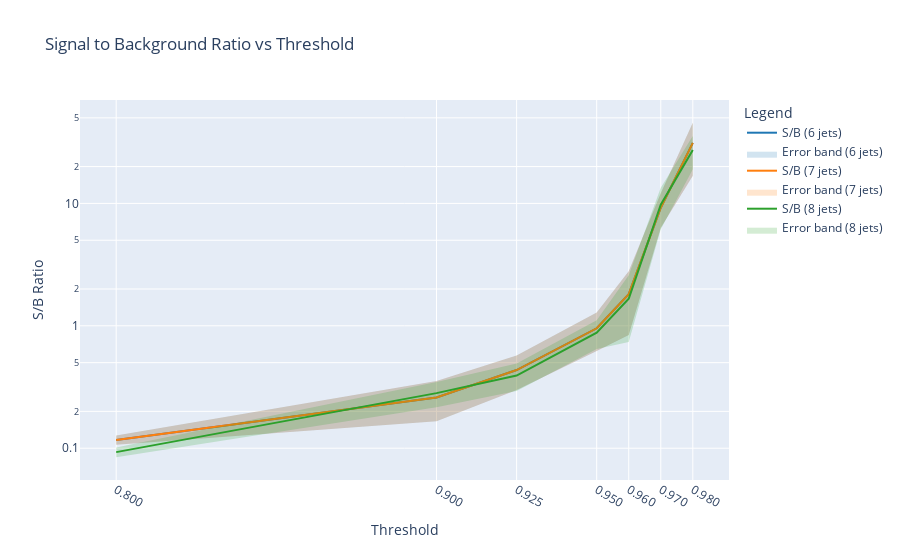

The cell this chart's notebook holds for it:
### Code cell
# Create figure
fig = go.Figure()

for df, label, color in zip(dfs, labels, colors):
    # Extract S/B values and errors
    sb_row = df[df["Process"] == "S/B"].iloc[0]
    sb_values = []
    sb_errors = []
    for threshold in thresholds:
        value, error = extract_value_and_error(sb_row[str(threshold)])
        sb_values.append(value)
        sb_errors.append(error)

    # Convert to numpy arrays for easier calculations
    sb_values = np.array(sb_values)
    sb_errors = np.array(sb_errors)

    # Add trace for the central S/B values
    fig.add_trace(
        go.Scatter(
            x=thresholds, y=sb_values, mode="lines", name=f"S/B ({label})", line=dict(color=color)
        )
    )

    # Add error bands
    fig.add_trace(
        go.Scatter(
            x=thresholds + thresholds[::-1],
            y=np.concatenate([sb_values + sb_errors, (sb_values - sb_errors)[::-1]]),
            fill="toself",
            fillcolor=color.replace("rgb", "rgba").replace(")", ",0.2)"),  # Add transparency
            line=dict(color="rgba(255,255,255,0)"),
            hoverinfo="skip",
            name=f"Error band ({label})",
        )
    )

# Update layout
fig.update_layout(
    title="Signal to Background Ratio vs Threshold",
    xaxis_title="Threshold",
    yaxis_title="S/B Ratio",
    yaxis_type="log",
    legend_title="Legend",
    xaxis=dict(tickmode="array", tickvals=thresholds, ticktext=[f"{t:.3f}" for t in thresholds]),
)

# Show the plot
fig.show()

### Figure 1 — Plotly figure (JSON) as saved in the notebook; plotly's stock layout.template omitted (floating-point values rounded to 4 significant figures)
{"data": [{"line": {"color": "rgb(31, 119, 180)"}, "mode": "lines", "name": "S/B (6 jets)", "type": "scatter", "x": [0.8, 0.9, 0.925, 0.95, 0.96, 0.97, 0.98], "y": [0.1168, 0.26, 0.4353, 0.9544, 1.814, 9.219, 31.2]}, {"fill": "toself", "fillcolor": "rgba(31, 119, 180,0.2)", "hoverinfo": "skip", "line": {"color": "rgba(255,255,255,0)"}, "name": "Error band (6 jets)", "type": "scatter", "x": [0.8, 0.9, 0.925, 0.95, 0.96, 0.97, 0.98, 0.98, 0.97, 0.96, 0.95, 0.925, 0.9, 0.8], "y": [0.1269, 0.3538, 0.5716, 1.287, 2.789, 12.12, 45.61, 16.79, 6.318, 0.8395, 0.6219, 0.299, 0.1661, 0.1067]}, {"line": {"color": "rgb(255, 127, 14)"}, "mode": "lines", "name": "S/B (7 jets)", "type": "scatter", "x": [0.8, 0.9, 0.925, 0.95, 0.96, 0.97, 0.98], "y": [0.1168, 0.26, 0.4353, 0.9544, 1.814, 9.219, 31.2]}, {"fill": "toself", "fillcolor": "rgba(255, 127, 14,0.2)", "hoverinfo": "skip", "line": {"color": "rgba(255,255,255,0)"}, "name": "Error band (7 jets)", "type": "scatter", "x": [0.8, 0.9, 0.925, 0.95, 0.96, 0.97, 0.98, 0.98, 0.97, 0.96, 0.95, 0.925, 0.9, 0.8], "y": [0.1269, 0.3538, 0.5716, 1.287, 2.789, 12.12, 45.61, 16.79, 6.318, 0.8395, 0.6219, 0.299, 0.1661, 0.1067]}, {"line": {"color": "rgb(44, 160, 44)"}, "mode": "lines", "name": "S/B (8 jets)", "type": "scatter", "x": [0.8, 0.9, 0.925, 0.95, 0.96, 0.97, 0.98], "y": [0.09287, 0.2819, 0.3926, 0.8794, 1.663, 9.774, 27.29]}, {"fill": "toself", "fillcolor": "rgba(44, 160, 44,0.2)", "hoverinfo": "skip", "line": {"color": "rgba(255,255,255,0)"}, "name": "Error band (8 jets)", "type": "scatter", "x": [0.8, 0.9, 0.925, 0.95, 0.96, 0.97, 0.98, 0.98, 0.97, 0.96, 0.95, 0.925, 0.9, 0.8], "y": [0.1014, 0.3473, 0.4916, 1.112, 2.59, 13.41, 35.53, 19.05, 6.138, 0.7367, 0.647, 0.2936, 0.2165, 0.08436]}], "layout": {"legend": {"title": {"text": "Legend"}}, "title": {"text": "Signal to Background Ratio vs Threshold"}, "xaxis": {"tickmode": "array", "ticktext": ["0.800", "0.900", "0.925", "0.950", "0.960", "0.970", "0.980"], "tickvals": [0.8, 0.9, 0.925, 0.95, 0.96, 0.97, 0.98], "title": {"text": "Threshold"}}, "yaxis": {"title": {"text": "S/B Ratio"}, "type": "log"}}}
